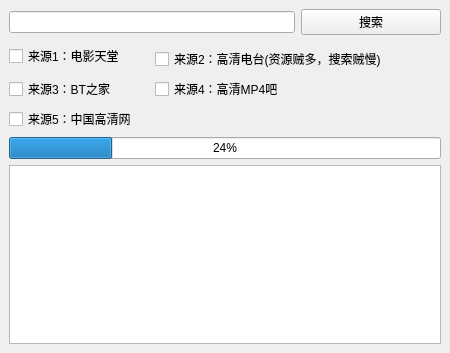
<?xml version="1.0" encoding="UTF-8"?>
<ui version="4.0">
 <class>MainWindow</class>
 <widget class="QMainWindow" name="MainWindow">
  <property name="geometry">
   <rect>
    <x>0</x>
    <y>0</y>
    <width>450</width>
    <height>353</height>
   </rect>
  </property>
  <property name="windowTitle">
   <string>电影资源搜索器        By Ramond.Z</string>
  </property>
  <widget class="QWidget" name="centralwidget">
   <layout class="QGridLayout" name="gridLayout">
    <item row="0" column="0" colspan="2">
     <widget class="QLineEdit" name="keywordText"/>
    </item>
    <item row="0" column="2">
     <widget class="QPushButton" name="searchButton">
      <property name="styleSheet">
       <string notr="true">font: 12pt &quot;黑体&quot;;</string>
      </property>
      <property name="text">
       <string>搜索</string>
      </property>
     </widget>
    </item>
    <item row="1" column="0" rowspan="2">
     <widget class="QCheckBox" name="heaven">
      <property name="text">
       <string>来源1：电影天堂</string>
      </property>
     </widget>
    </item>
    <item row="2" column="1" colspan="2">
     <widget class="QCheckBox" name="hd_radio">
      <property name="text">
       <string>来源2：高清电台(资源贼多，搜索贼慢)</string>
      </property>
     </widget>
    </item>
    <item row="3" column="0">
     <widget class="QCheckBox" name="btZhijia">
      <property name="text">
       <string>来源3：BT之家</string>
      </property>
     </widget>
    </item>
    <item row="3" column="1">
     <widget class="QCheckBox" name="hd_mp4">
      <property name="text">
       <string>来源4：高清MP4吧</string>
      </property>
     </widget>
    </item>
    <item row="4" column="0" colspan="2">
     <widget class="QCheckBox" name="chinese_hd">
      <property name="text">
       <string>来源5：中国高清网</string>
      </property>
     </widget>
    </item>
    <item row="5" column="0" colspan="3">
     <widget class="QProgressBar" name="progressBar">
      <property name="value">
       <number>24</number>
      </property>
      <property name="alignment">
       <set>Qt::AlignLeading|Qt::AlignLeft|Qt::AlignTop</set>
      </property>
     </widget>
    </item>
    <item row="6" column="0" colspan="3">
     <widget class="QTableWidget" name="resultTable"/>
    </item>
    <item row="3" column="2">
     <widget class="QLabel" name="searchResult">
      <property name="text">
       <string/>
      </property>
      <property name="alignment">
       <set>Qt::AlignCenter</set>
      </property>
     </widget>
    </item>
   </layout>
  </widget>
 </widget>
 <resources>
  <include location="source.qrc"/>
 </resources>
 <connections>
  <connection>
   <sender>searchButton</sender>
   <signal>clicked()</signal>
   <receiver>MainWindow</receiver>
   <slot>searchButton_clicked()</slot>
   <hints>
    <hint type="sourcelabel">
     <x>677</x>
     <y>57</y>
    </hint>
    <hint type="destinationlabel">
     <x>653</x>
     <y>12</y>
    </hint>
   </hints>
  </connection>
  <connection>
   <sender>resultTable</sender>
   <signal>cellClicked(int,int)</signal>
   <receiver>MainWindow</receiver>
   <slot>cell_clicked(int,int)</slot>
   <hints>
    <hint type="sourcelabel">
     <x>153</x>
     <y>227</y>
    </hint>
    <hint type="destinationlabel">
     <x>110</x>
     <y>385</y>
    </hint>
   </hints>
  </connection>
 </connections>
 <slots>
  <slot>searchButton_clicked()</slot>
  <slot>cell_clicked(int,int)</slot>
 </slots>
</ui>
